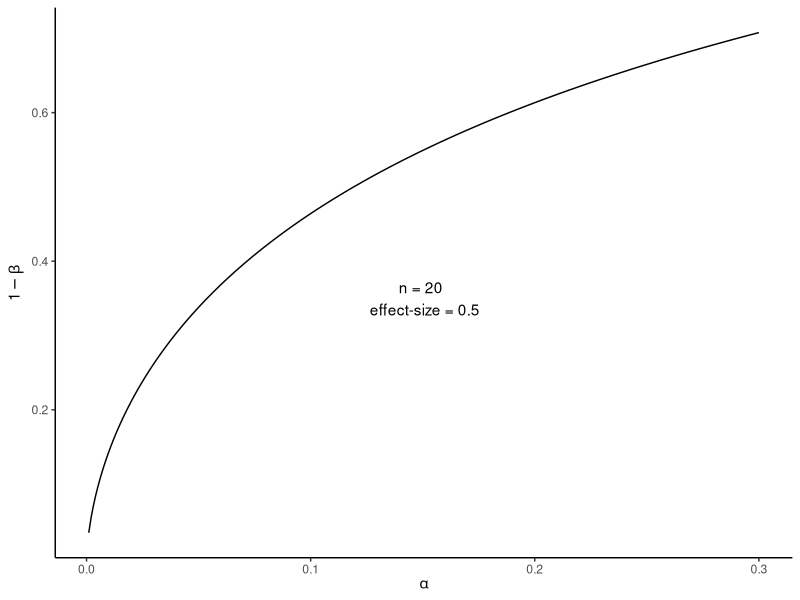
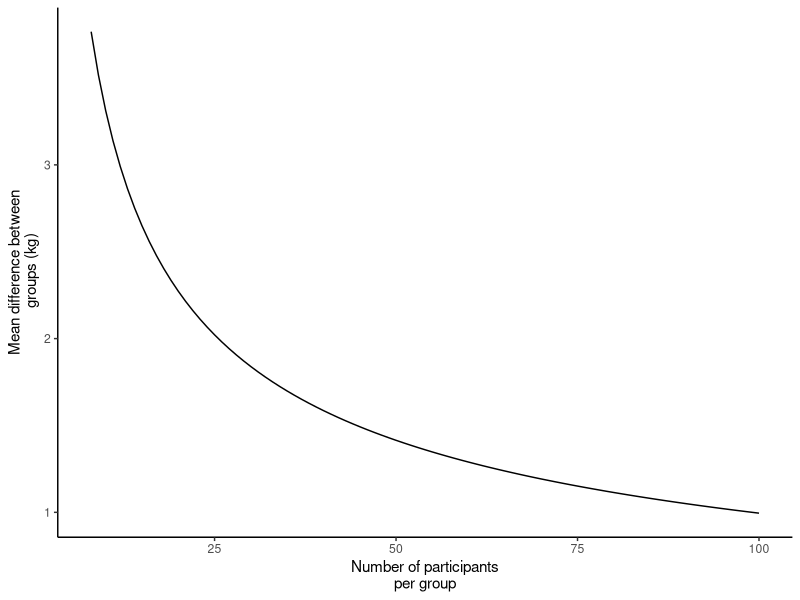

Write R code to recreate these figures, in order. (Note: this script raises an error after producing the figures.)
## ---- chunk 1
options(htmltools.dir.version = FALSE)
## ---- chunk 2
library(pwr); library(tidyverse)

results <- data.frame(sig.level = seq(from = 0.001, to = 0.3, by = 0.001), 
                      power = NA)


for(i in 1:nrow(results)) {
        
        pt <- pwr.t.test(n = 20, d = 0.5, 
                         sig.level = results[i,1], type = "two.sample", 
                         alternative = "two.sided")
        
        results[i,2] <- pt$power
       
}

results %>%
        ggplot(aes(sig.level, power)) + geom_line() + 
        xlab(expression(alpha)) + 
        ylab(expression(1-beta)) +
        theme_classic() + 
        annotate("text", x = 0.15, y = 0.35, label = "n = 20 \n effect-size = 0.5")
## ---- chunk 3
power <- pwr.t.test(d = 0.4, power = 0.8,
                         sig.level = 0.05, type = "two.sample", 
                         alternative = "two.sided")



## ---- chunk 4

results <- data.frame(n = seq(from =8, to = 100, by = 1), 
                      d = NA)


for(i in 1:nrow(results)) {
        
        pt <- pwr.t.test(n = results[i,1], power = 0.8, 
                         sig.level = 0.05, type = "two.sample", 
                         alternative = "two.sided")
        
        results[i,2] <- pt$d
        

}



results %>%
        mutate(kg = d*2.5) %>%
        ggplot(aes(n, kg)) + geom_line() + 
        xlab("Number of participants\nper group") +
        ylab("Mean difference between\n groups (kg)") + 
        theme_classic()

## ---- chunk 5
knitr::include_graphics("img/weightgain.jpg")

## ---- chunk 6
df <- data.frame(m = c(2, 1.8), error = c(1.9, 2.3), Study = c("A", "B"))
df %>%
        ggplot(aes(m , Study, fill = Study)) + 
        
        geom_errorbarh(aes(xmin = m-error, xmax = m+error), height = 0.2) +
        geom_point(size = 3, shape = 21) + 
        xlab("Effect") + ylab("Study")+
        annotate("text", x=1, y=1.3, label= paste("p-value", "==0.03"), parse = TRUE) +
        annotate("text", x=1, y=2.3, label= paste("p-value", "==0.13"), parse = TRUE) +
        theme_classic()
